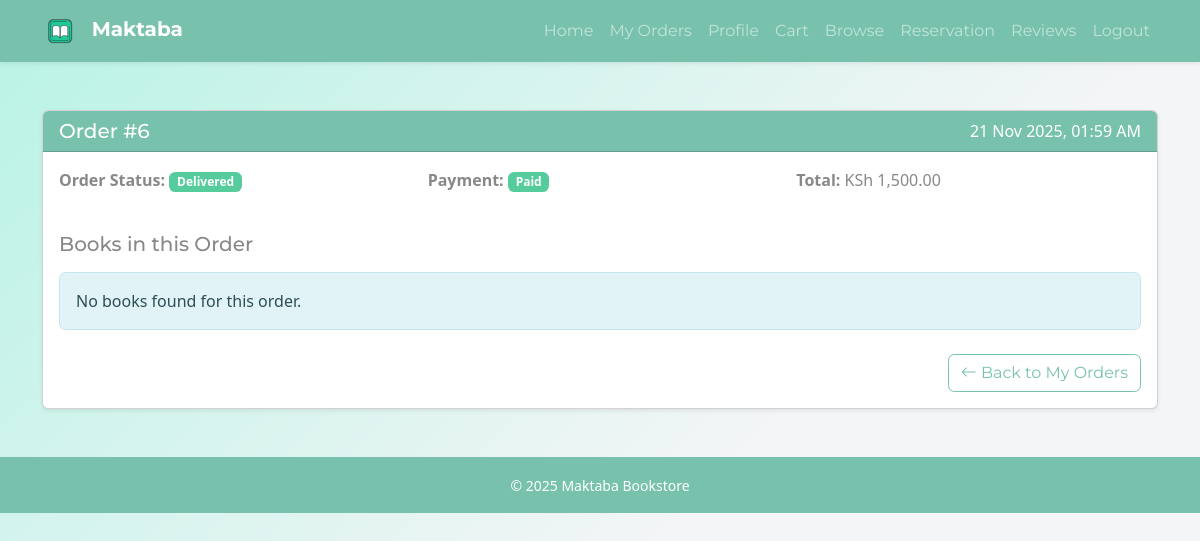
Page /modules/user/order_details.php?order_id=6 (signed in) on the committed database.
### tables this page shows
CREATE TABLE orders (
    order_id INT AUTO_INCREMENT PRIMARY KEY,
    user_id INT,
    order_date TIMESTAMP DEFAULT CURRENT_TIMESTAMP,
    shipping_address TEXT,
    total_amount DECIMAL(10, 2),
    order_status ENUM('Pending', 'Shipped', 'Delivered', 'Cancelled') DEFAULT 'Pending',
    payment_status ENUM('Pending', 'Paid', 'Unpaid', 'Refunded') DEFAULT 'Pending',
    mpesa_receipt VARCHAR(50),
    FOREIGN KEY (user_id) REFERENCES users(user_id) ON DELETE CASCADE
);

### modules/user/order_details.php (the view, shortened to what this page needs)
<?php
require_once __DIR__ . '/../../database/config.php';
$order_id = intval($_GET['order_id']);
$user_id = $_SESSION['user_id'];
$order_stmt = $conn->prepare("
    SELECT o.order_id, o.order_date, o.total_amount, o.order_status, o.payment_status
    FROM orders o
    WHERE o.order_id = ? AND o.user_id = ?
");
$order_stmt->bind_param("ii", $order_id, $user_id);
$order_stmt->execute();
$order = $order_stmt->get_result()->fetch_assoc();
$item_stmt = $conn->prepare("
    SELECT oi.quantity, oi.price, b.title, b.author, b.book_cover
    FROM order_items oi
    JOIN books b ON oi.book_id = b.book_id
    WHERE oi.order_id = ?
");
$item_stmt->bind_param("i", $order_id);
$item_stmt->execute();
$items = $item_stmt->get_result();
?>
<!DOCTYPE html>
<html lang="en">
<head>
    <link href="https://cdn.jsdelivr.net/npm/bootswatch@5.3.3/dist/minty/bootstrap.min.css" rel="stylesheet">
    <link href="https://cdn.jsdelivr.net/npm/bootstrap-icons@1.11.3/font/bootstrap-icons.css" rel="stylesheet">
    <link rel="stylesheet" href="../../assets/css/user.css">
</head>
<body class="bg-light">
<?php include("../../includes/user_nav.php"); ?>
<div class="container mt-5 mb-5">
    <div class="card shadow-sm">
        <div class="card-header bg-primary text-white d-flex justify-content-between align-items-center">
            <h5 class="mb-0">Order #<?php echo htmlspecialchars($order['order_id']); ?></h5>
            <span><?php echo date("d M Y, h:i A", strtotime($order['order_date'])); ?></span>
        </div>
        <div class="card-body">
            <div class="row mb-4">
                <div class="col-md-4">
                    <p><strong>Order Status:</strong>
                        <span class="badge bg-<?php echo ($order['order_status'] == 'Delivered') ? 'success' : (($order['order_status'] == 'Pending') ? 'warning text-dark' : 'secondary'); ?>">
                            <?php echo htmlspecialchars($order['order_status']); ?>
                        </span>
                    </p>
                </div>
                <div class="col-md-4">
                    <p><strong>Payment:</strong>
                        <span class="badge bg-<?php echo ($order['payment_status'] == 'Paid') ? 'success' : (($order['payment_status'] == 'Pending') ? 'warning text-dark' : 'danger'); ?>">
                            <?php echo htmlspecialchars($order['payment_status']); ?>
                        </span>
                    </p>
                </div>
                <div class="col-md-4">
                    <p><strong>Total:</strong> KSh <?php echo number_format($order['total_amount'], 2); ?></p>
                </div>
            </div>
            <h5 class="mb-3">Books in this Order</h5>
            <?php if ($items->num_rows > 0): ?>
                <div class="table-responsive">
                    <table class="table table-bordered align-middle">
                        <thead class="table-primary">
                            <tr>
                                <th>Book</th>
                                <th>Author</th>
                                <th>Quantity</th>
                                <th>Price (KSh)</th>
                                <th>Subtotal (KSh)</th>
                            </tr>
                        </thead>
                        <tbody>
                            <?php while ($row = $items->fetch_assoc()): ?>
                                <tr>
                                    <td>
                                        <img src="<?php echo !empty($row['book_cover']) ? '../../assets/img/'.$row['book_cover'] : '../../assets/img/shout.jpg'; ?>"
                                             alt="<?php echo htmlspecialchars($row['title']); ?>"
                                             width="50" class="rounded me-2">
                                        <?php echo htmlspecialchars($row['title']); ?>
                                    </td>
                                    <td><?php echo htmlspecialchars($row['author']); ?></td>
                                    <td><?php echo $row['quantity']; ?></td>
                                    <td><?php echo number_format($row['price'], 2); ?></td>
                                    <td><?php echo number_format($row['quantity'] * $row['price'], 2); ?></td>
                                </tr>
                            <?php endwhile; ?>
                        </tbody>
                    </table>
                </div>
            <?php else: ?>
                <div class="alert alert-info">No books found for this order.</div>
            <?php endif; ?>
            <div class="text-end mt-4">
                <a href="my_orders.php" class="btn btn-outline-primary">
                    <i class="bi bi-arrow-left"></i> Back to My Orders
                </a>
            </div>
        </div>
    </div>
</div>
<footer class="bg-primary text-white text-center py-3 mt-auto">
    <small>&copy; <?php echo date('Y'); ?> Maktaba Bookstore</small>
</footer>
</body>
</html>

### Assets/css/user.css (style rules this page uses)
body { background: linear-gradient(135deg, #b8f3e5 0%, #f3f5f6 60%); min-height: 100vh; }

### rows in the picture
orders: order_id "6", order_date "21 Nov 2025, 01:59 AM", order_status "Delivered", payment_status "Paid", total_amount "1,500.00"
